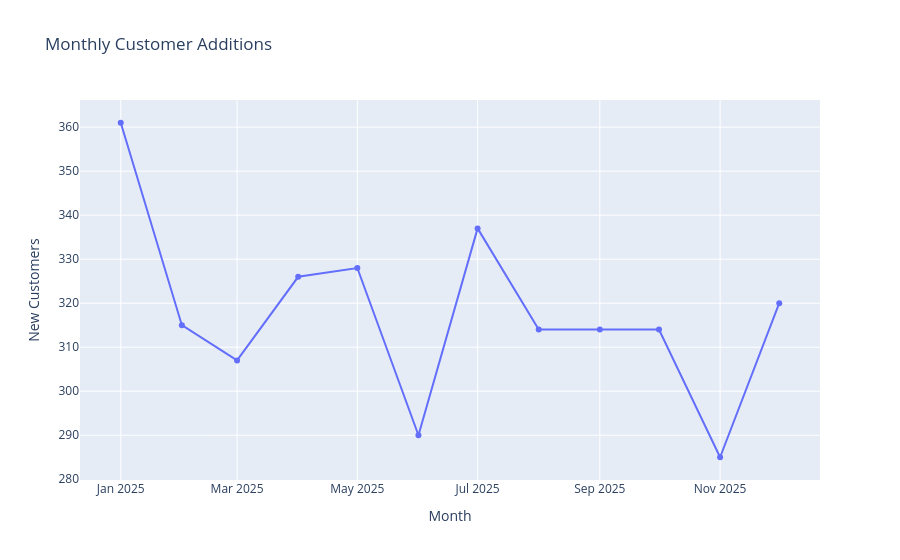

The code cell stored with this chart in its notebook:
### Code cell
# Visualization
fig = px.line(
    monthly_customer_additions,
    x = "acquisition_month",
    y = "new_customers",
    markers = True,
    title = "Monthly Customer Additions"
)

fig.update_layout(
    xaxis_title = "Month",
    yaxis_title = "New Customers"
)

fig.show()

### Figure 1 — Plotly figure (JSON) as saved in the notebook; plotly's stock layout.template omitted (floating-point values rounded to 4 significant figures)
{"data": [{"hovertemplate": "acquisition_month=%{x}<br>new_customers=%{y}<extra></extra>", "legendgroup": "", "line": {"color": "#636efa", "dash": "solid"}, "marker": {"symbol": "circle"}, "mode": "lines+markers", "name": "", "orientation": "v", "showlegend": false, "type": "scatter", "x": ["2025-01-01", "2025-02-01", "2025-03-01", "2025-04-01", "2025-05-01", "2025-06-01", "2025-07-01", "2025-08-01", "2025-09-01", "2025-10-01", "2025-11-01", "2025-12-01"], "xaxis": "x", "y": [361, 315, 307, 326, 328, 290, 337, 314, 314, 314, 285, 320], "yaxis": "y"}], "layout": {"legend": {"tracegroupgap": 0}, "title": {"text": "Monthly Customer Additions"}, "xaxis": {"anchor": "y", "domain": [0, 1], "title": {"text": "Month"}}, "yaxis": {"anchor": "x", "domain": [0, 1], "title": {"text": "New Customers"}}}}
